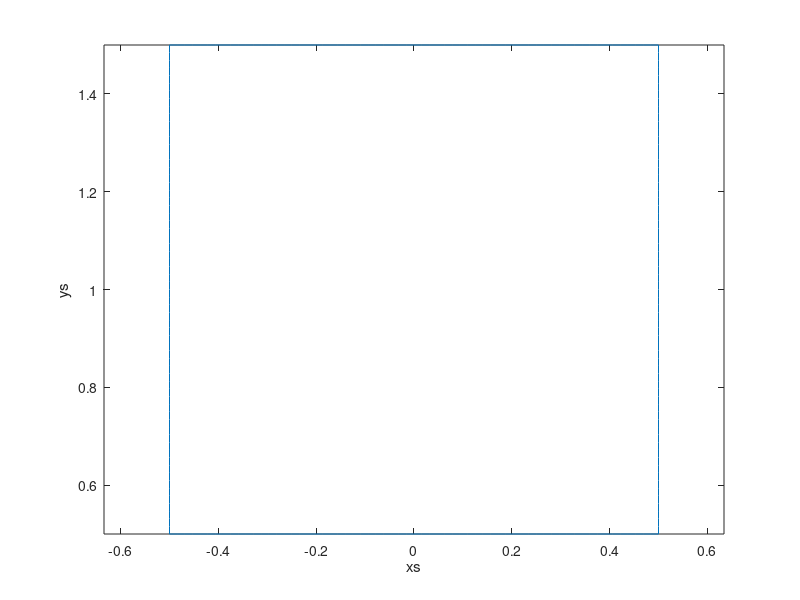

The MATLAB script that drew this image:
clear all

theta=180/3.1415926;

ll=1;
if ll==1
    load surface1.dat
    f=surface1;
elseif ll==2
    load surface2.dat
    f=surface2;
elseif ll==3
    load surface3.dat
    f=surface3;
end

figure(1)
plot(f(:,1),f(:,2))
xlabel('xs')
ylabel('ys')
axis equal


% figure(3)
% plot(theta*f(:,1),f(:,5),theta*f(:,1),f(:,7),'o')
% xlabel('alpha')
% ylabel('vs')
% 
% figure(4)
% plot(theta*f(:,1),f(:,8),'-',theta*f(:,1),f(:,9),'--')
% xlabel('alpha')
% ylabel('ft-,fn--')
%  
% load falfa.dat;
% ip=1+3;
% 
% figure(5)
% plot(theta*falfa(:,1),falfa(:,ip),'-')
% xlabel('alpha')
% ylabel('falpha')


